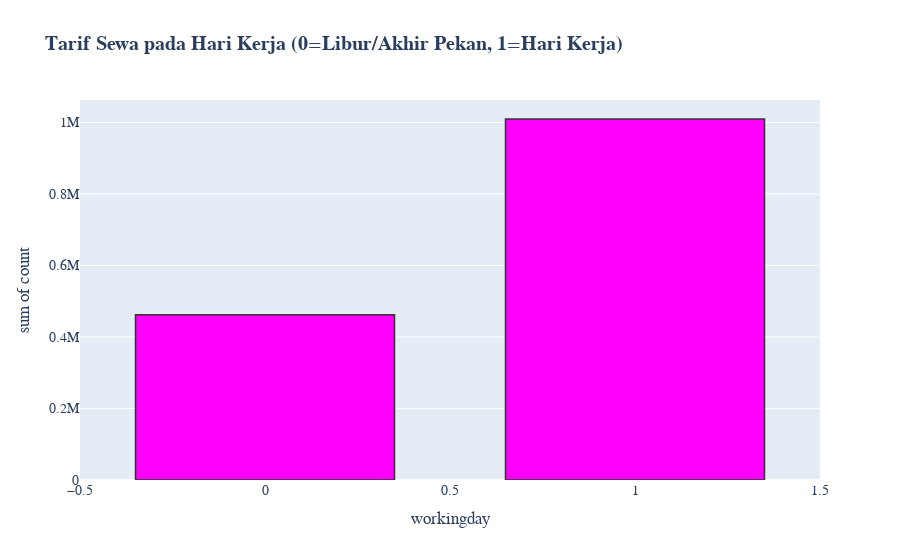

The notebook cell this image was saved under:
### Code cell
fig_workingday_count = px.histogram(df, x="workingday", y="count", color_discrete_sequence=["#ff00ff"],
                                    title="<b>Tarif Sewa pada Hari Kerja (0=Libur/Akhir Pekan, 1=Hari Kerja)</b>")
fig_workingday_count.update_layout(bargap=0.3, font=dict(family="PT Sans", size=14))
fig_workingday_count.update_traces(marker=dict(line=dict(width=1.5, color="#333333")))
fig_workingday_count.show()

### Figure 1 — Plotly figure (JSON) as saved in the notebook; plotly's stock layout.template omitted (floating-point values rounded to 4 significant figures; data arrays with more than 128 entries replaced by an {"elided": "..."} marker saying what was removed)
{"data": [{"bingroup": "x", "histfunc": "sum", "hovertemplate": "workingday=%{x}<br>sum of count=%{y}<extra></extra>", "legendgroup": "", "marker": {"color": "#ff00ff", "line": {"color": "#333333", "width": 1.5}, "pattern": {"shape": ""}}, "name": "", "orientation": "v", "showlegend": false, "type": "histogram", "x": {"elided": "7689 int values"}, "xaxis": "x", "y": {"elided": "7689 int values"}, "yaxis": "y"}], "layout": {"bargap": 0.3, "barmode": "relative", "font": {"family": "PT Sans", "size": 14}, "legend": {"tracegroupgap": 0}, "title": {"text": "<b>Tarif Sewa pada Hari Kerja (0=Libur/Akhir Pekan, 1=Hari Kerja)</b>"}, "xaxis": {"anchor": "y", "domain": [0, 1], "title": {"text": "workingday"}}, "yaxis": {"anchor": "x", "domain": [0, 1], "title": {"text": "sum of count"}}}}
